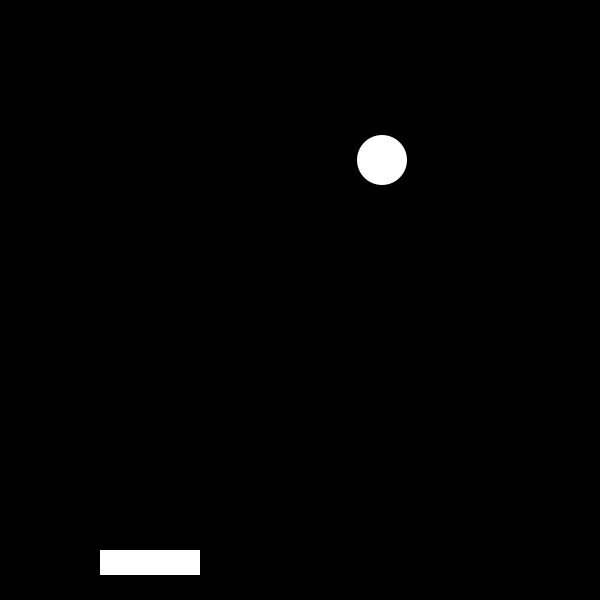
Frame 1 (no input)
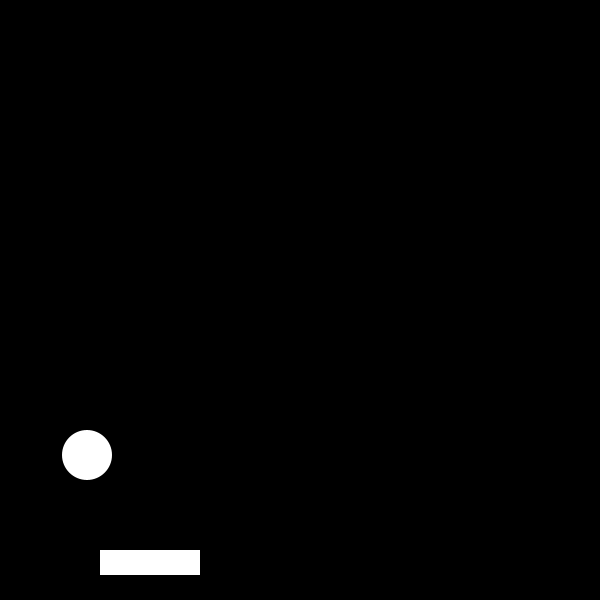
Frame 60 (the mouse pressed at the canvas centre just before this capture)
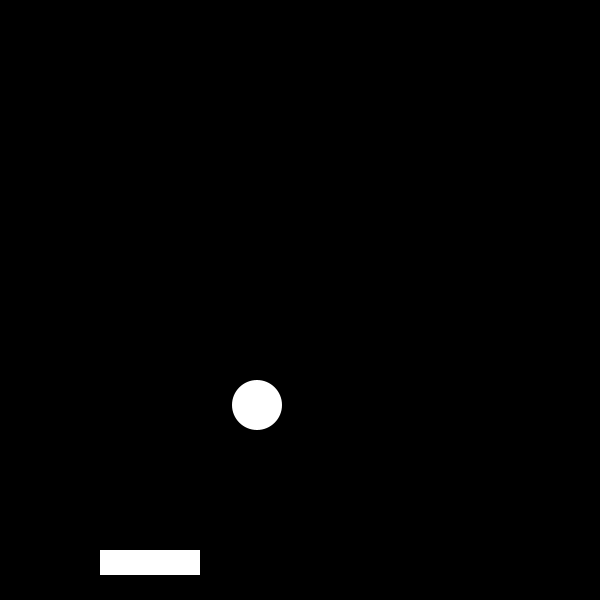
Frame 120 (the mouse held since frame 60 and released just before this capture)

The Processing sketch that drew these frames (run headless with seeded random() and noise(); from frame 60 on, the mouse is pressed at the canvas centre):

// Processing sketch: processing_84060
// ── processing_84060.pde

ball Preston;
paddle thing;
void setup()
{
  thing=new paddle();
  Preston= new ball();
  size(600, 600);
}
void draw()
{
  background(0);
  thing.keyPressed();
  thing.high();
  Preston.movement();
  Preston.bounce();
  Preston.ball();
}
class paddle
{
  int x,y;
  boolean left, right;
  paddle()
  {
    x=100;
  }
  void keyPressed()
  {
    if(keyPressed==true & key=='d')
    {
      x+=3;
    }
    if(keyPressed==true & key=='a')
    {
      x-=3;
    }
  }
  void high()
  {
    noStroke();
    fill(255,255,255);
    rect(x,550,100,25);
  }
}
class ball
{
  int x, y;
  boolean up, right;
  ball()
  {
    x=int(random(600));
    y=int(random(600));
    up=false;
    right=false;
  }
  void movement()
  {
    if (right==true)
    {
      x+=5;
    }
    else
    {
      x-=5;
    }
    if (up==true)
    {
      y-=5;
    }
    else
    {
      y+=5;
    }
  }
  void bounce()
  {
    if (x<25)
    {
      right=true;
    }
    if (x>575)
    {
      right=false;
    }
    if (y<25)
    {
      up=false;
    }
    if (y>575)
    {
      up=true;
    }
    if(get(x,y+10)!=color(0))
    {
      up=true;
    }
  }
  void ball()
  {
    noStroke();
    fill(255, 255, 255);
    ellipse(x, y, 50, 50);
  }
}
